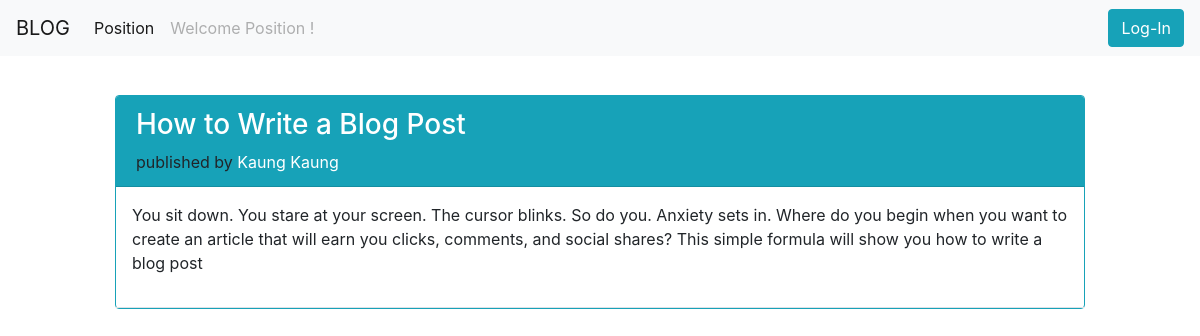
Page /post-detail.php?pid=22 on the committed database.
### tables this page shows
CREATE TABLE `posts` (
  `id` int(11) NOT NULL,
  `title` varchar(255) NOT NULL,
  `body` varchar(255) NOT NULL,
  `created_date_time` timestamp NOT NULL DEFAULT current_timestamp(),
  `user_id` int(11) NOT NULL,
  `updated_date_time` timestamp NOT NULL DEFAULT current_timestamp() ON UPDATE current_timestamp()
);

CREATE TABLE `users` (
  `id` int(11) NOT NULL,
  `name` varchar(100) NOT NULL,
  `email` varchar(100) NOT NULL,
  `password` varchar(100) NOT NULL,
  `created_date_time` timestamp NOT NULL DEFAULT current_timestamp(),
  `updated_date_time` timestamp NOT NULL DEFAULT current_timestamp() ON UPDATE current_timestamp()
);

### post-detail.php (the view, shortened to what this page needs)
<?php
$role="";$username="";
if(isset($_SESSION['row']) && isset($_SESSION['username'])){
  $role=$_SESSION['row'];
  $username=$_SESSION['username'];
}
else {
  $role="Position";
}
?>
<!DOCTYPE html>
<html lang="en">
<head>
  <link rel="stylesheet" href="css/bootstrap.css">
  <link rel="stylesheet" href="css/bootstrap.min.css">
  <link rel="stylesheet" href="css/style.css">
  <link rel="stylesheet" href="https://cdnjs.cloudflare.com/ajax/libs/font-awesome/4.7.0/css/font-awesome.min.css">
</head>
<body id="home">
<form action="index.php" method="post">
<nav class="navbar navbar-expand-lg navbar-light fixed-top bg-light">
    <?php
        if(isset($_SESSION['username'])){
          if($role=="admin"){
            echo '<a class="navbar-brand" href="admin/index.php">BLOG</a>';
          }
          else{
            echo '<a class="navbar-brand" href="admin/post-list.php">BLOG</a>';
          }
        }
        else{
          echo '<a class="navbar-brand" href="index.php">BLOG</a>';
        }
    ?>
  <div class="collapse navbar-collapse" id="navbarSupportedContent">
    <ul class="navbar-nav mr-auto">
      <li class="nav-item active">
        <a class="nav-link" href="#"><?php echo $role?> <span class="sr-only">(current)</span></a>
      </li>
      <li class="nav-item">
        <a class="nav-link disabled" href="#" tabindex="-1" aria-disabled="true">Welcome <?php echo $role?> !</a>
      </li>
    </ul>
    <form class="form-inline my-2 my-lg-0">
    <?php
          if(isset($_SESSION['username'])){
            if($role=="author")
            {
              echo '<a href="admin/post-create.php" class="btn btn-info search offset-1">Add Post</a>';
            }
            echo '<a href="admin/logout.php" class="btn btn-danger ml-3" >Log-Out</a>';
          }
          else{
            echo '<a href="admin/login.php" class="btn btn-info" >Log-In</a>';
          }
    ?>
    </form>
  </div>
</nav>
<div class="container col-lg-10 col-sm-12 col-12 main">
  <?php
    require('connect.php');
    $postid=$_GET['pid'];
    $post_result = mysqli_query($db, "SELECT posts.*,users.name FROM posts LEFT JOIN users ON posts.user_id=users.id WHERE posts.id=$postid");
    $postrow = mysqli_fetch_assoc($post_result);
    ?>
  <div class="card border-info mt-5">
    <div class="card-header bg-info">
        <a href="post-detail.php?pid=<?php echo $postrow['id']?>" class="text-white"><h3><?php echo $postrow['title']?> </h3></a>
        <span class="blog-username">published by <a href="post.php?uid=<?php echo $postrow['user_id']?>" class="text-white"><?php echo $postrow['name']?></a></span>
    </div>
    <div class="card-body p-3 border-bottom">
      <p><?php echo $postrow['body']?></p>
    </div>
    </div>
</div>
</form>
</body>
</html>

### css/style.css (style rules this page uses)
#home .main { margin-top: 95px; }
#home .card-body p { overflow: hidden; text-overflow: ellipsis; display: -webkit-box; -webkit-line-clamp: 3; -webkit-box-orient: vertical; }

### rows in the picture
posts: title "How to Write a Blog Post", user.name "Kaung Kaung", body "You sit down. You stare at your screen. The cursor blinks. So do you. Anxiety sets in. Where do you begin when you want to create an article that will earn you clicks, comments, and social shares? This simple formula will show you how to write a blog post"

### other values in the picture
$role "Position"
